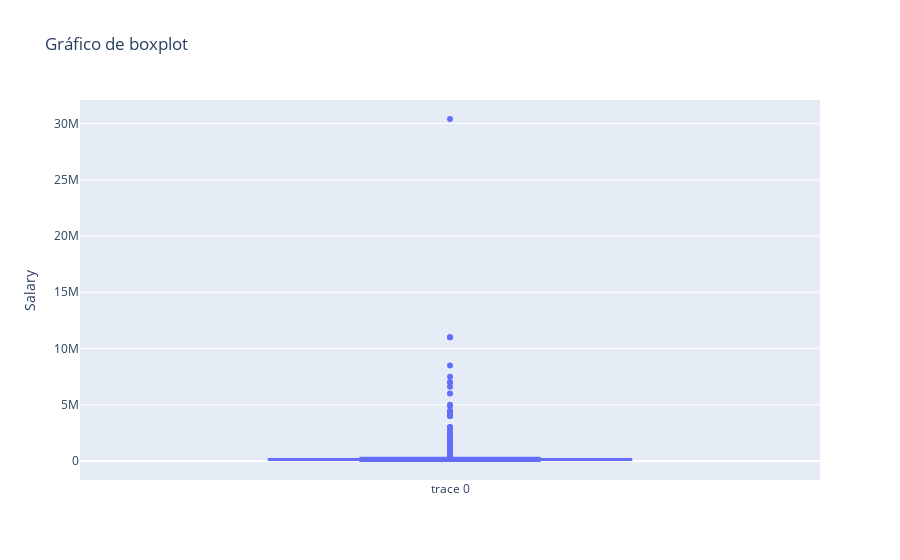

Notebook cell for this chart:
### Markdown cell above
Se observa como solo 113 de 3,750 elementos tiene un valor > limite_superior_salary.
Además es evidente como la media, max y min  de este grupo de salarios es mucho más grande que la media, max y min del total de salarios.
En este caso los 113 elementos NO LOS CONSIDERARÍA OUTLIERS debido a que salary se encuentra en la moneda local de los paises, y la gran mayoria de los sueldos son en dolares, los paises que tengan una moneda "muy debil" tenderán a tener "salarios muy inflados" en la moneda local. (Ejemplo desafortunado el caso de nuestros amigos Venezolanos o Argentinos que seguro tiene sueldos en millones en su moneda local). Esta idea se refuerza con la gráfica (Histogram of salary distribution) en la que claramente se observan muchos valores en el rango de 100,000-300,000 y unos pocos en el rango mayor a 300,000 hasta millones  de unidades monetarias locales.

### Code cell
import plotly.graph_objects as go


# Crear el gráfico de boxplot
fig = go.Figure(data=go.Box(y=ds_salaries['salary']))

# Personalizar el gráfico
fig.update_layout(
    title='Gráfico de boxplot',
    yaxis_title='Salary'
)

# Mostrar el gráfico
fig.show()

### Figure 1 — Plotly figure (JSON) as saved in the notebook; plotly's stock layout.template omitted (floating-point values rounded to 4 significant figures; data arrays with more than 128 entries replaced by an {"elided": "..."} marker saying what was removed)
{"data": [{"type": "box", "y": {"elided": "3755 int values"}}], "layout": {"title": {"text": "Gráfico de boxplot"}, "yaxis": {"title": {"text": "Salary"}}}}
